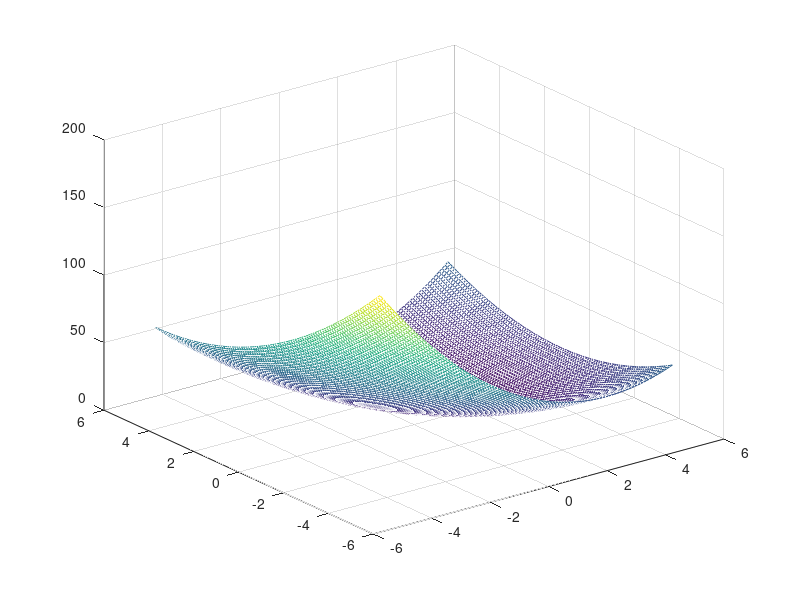
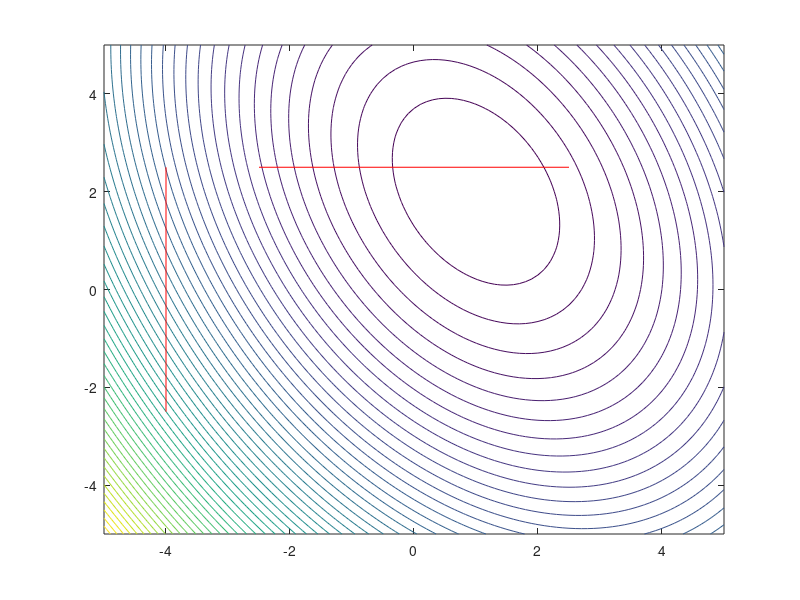

Source code (MATLAB) for these figures, in order:
F='2*x.^2+y.^2+x.*y-6*x-5*y+8'
f=inline(F)
v=-5:0.1:5;
[x,y]=meshgrid(v);

z=f(x,y);
figure(1)
mesh(x,y,z)
figure(2)
contour(x,y,z,50)
hold on
x1=-4;
y1=-4;
x2=0;
y2=0;
ax=-5;
ay=-5;
bx=5;
by=5;
cy=(ay+by)/2;
cx=(ax+bx)/2; 
lx=bx-ax;
ly=by-bx
polowienie_iteracje=0
while (sqrt((x2-x1)^2+(y2-y1)^2) > 0.001)
    polowienie_iteracje=polowienie_iteracje+1;
        if polowienie_iteracje > 1
        x1=x2;
        y1=y2;
        end
          ly=by-ay;
   y1=ay+0.25*ly;
   y2=by-0.25*ly;
        if (f(x1,cy)<f(x1,y1) && f(x1,cy)<f(x1,y2))
            by=by-0.25*ly;
            ay=ay+0.25*ly;
            cy=(ay+by)/2; 
        elseif f(x1,cy)>f(x1,y2)
                ay=cy;
                cy=y2;
            else
                by=cy;
                cy=y1;
            
        end
        y2=(ay+by)/2;
  plot([x1 x1],[y1 y2],'r')
    lx=bx-ax;
   x1=ax+0.25*lx;
   x2=bx-0.25*lx;
        if (f(cx,y1)<f(x1,y1) && f(cx,y1)<f(x2,y1))
            bx=bx-0.25*lx;
            ax=ax+0.25*lx;
            cx=(ax+bx)/2; 
        elseif f(cx,y1)>f(x2,y1)
                ax=cx;
                cx=x2;
            else
                bx=cx;
                cx=x1;
            
        end
        x2=(ax+bx)/2;
  plot([x1 x2],[y2 y2],'r')

  polowienie_wynik1=(ax+bx)/2; 
  polowienie_wynik2=(ay+by)/2; 
end
polowienie_wynik1
polowienie_wynik2
polowienie_iteracje